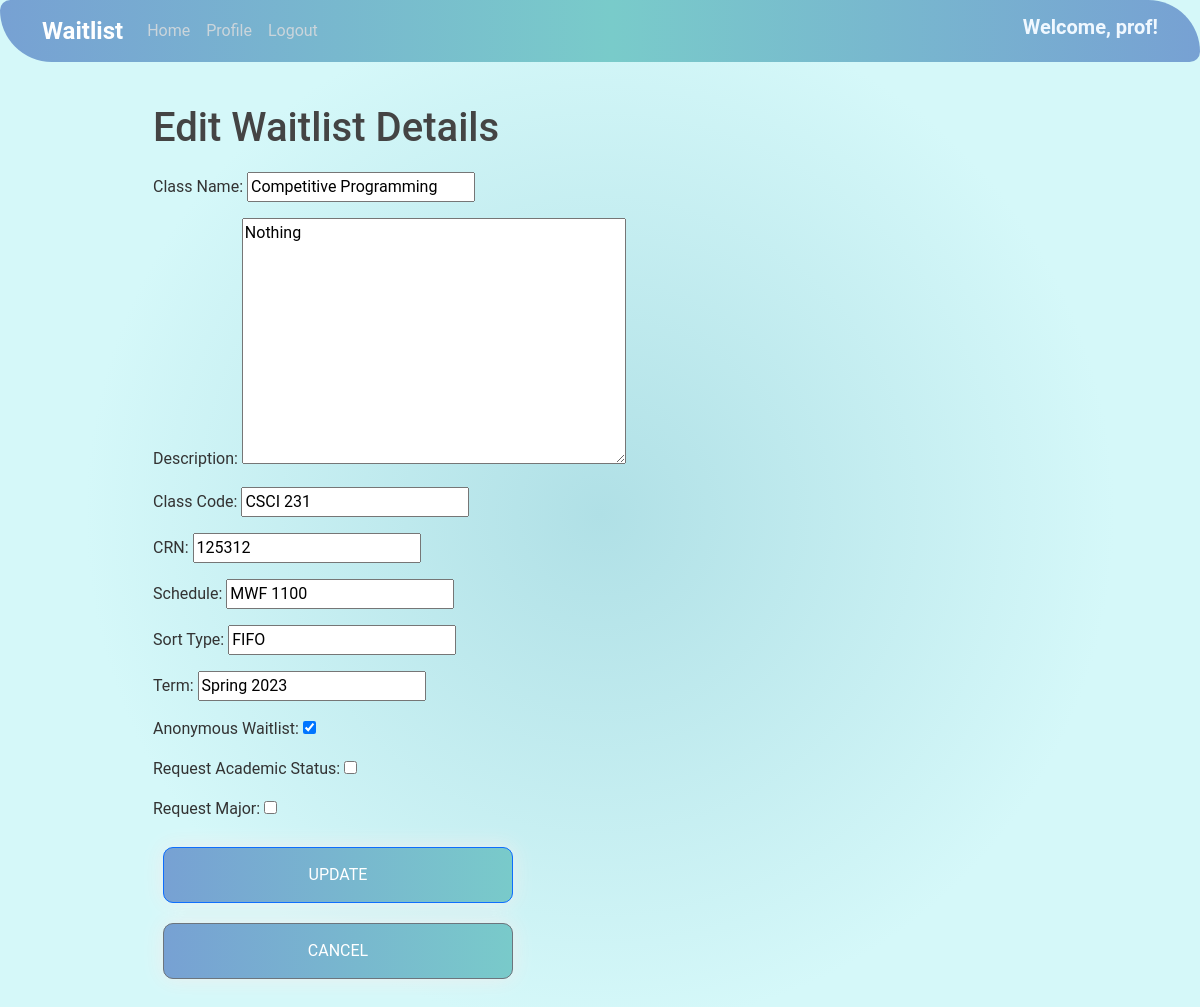
The page /studenthome/15/edit/ (signed in) on the database as committed earlier.
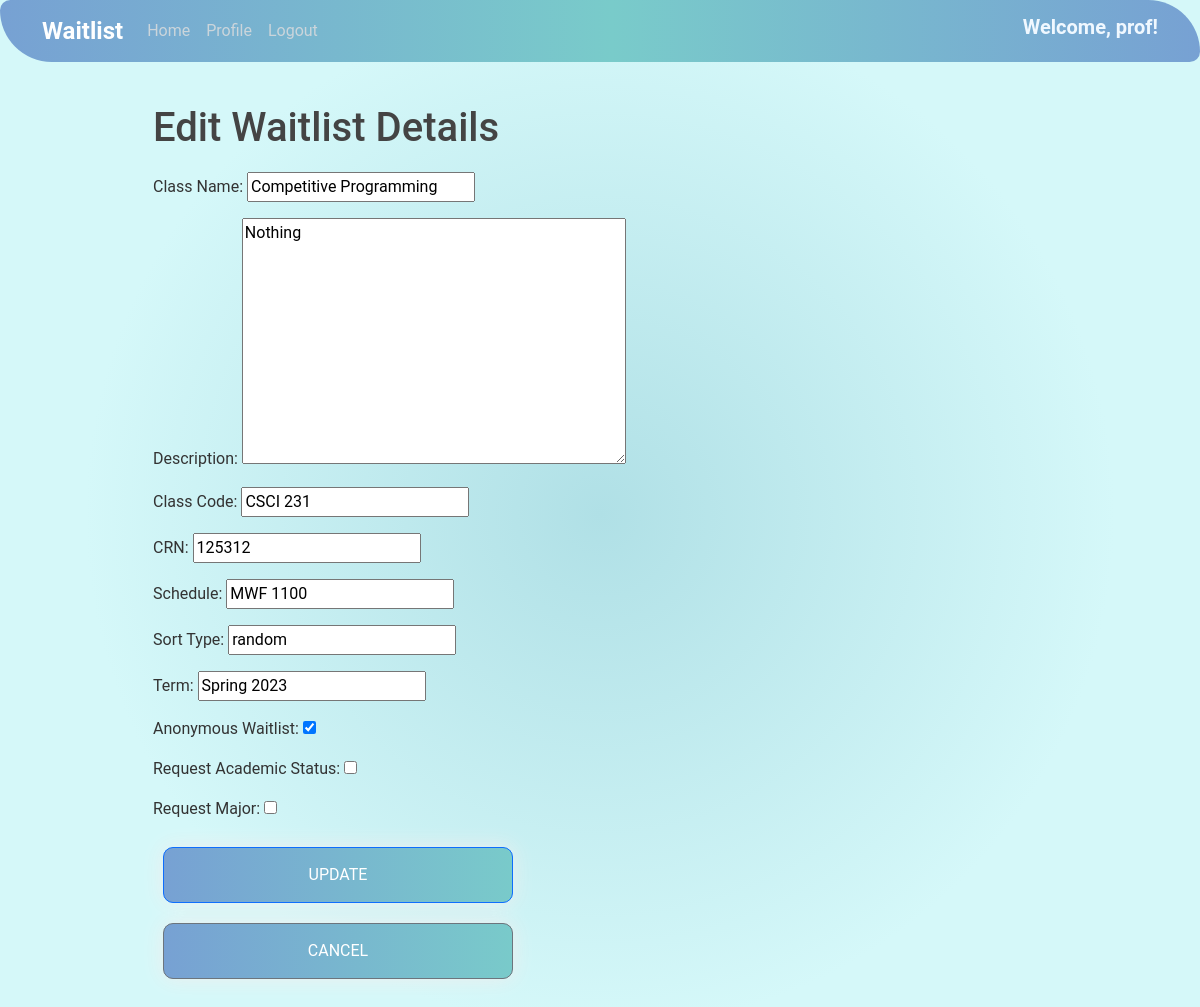
The same page on the database as committed later.
### studentview/models.py (models this page shows, shortened)
class ClassWaitlist(models.Model):
    className = models.CharField(max_length=200, name="className", verbose_name='Class Name')
    classDescription = models.TextField(verbose_name='Description', default=' ')
    classCode = models.CharField(max_length=200, verbose_name='Class Code')
    crn = models.IntegerField(default=0, verbose_name='CRN')
    schedule = models.CharField(max_length=200, verbose_name='Schedule')
    sortType = models.CharField(max_length=200, verbose_name='Sort Type')
    term = models.CharField(max_length=200, verbose_name='Term')
    professor = models.ForeignKey(User, on_delete=models.CASCADE)
    date_added = models.DateTimeField("date published")
    closed = models.BooleanField(default=False)  # Add this line
    anonymous_waitlist = models.BooleanField(default=False, verbose_name='Anonymous Waitlist')
    request_academic_status = models.BooleanField(default=False, verbose_name='Request Academic Status')
    request_major = models.BooleanField(default=False, verbose_name='Request Major')
    request_msg = models.BooleanField(default=False, verbose_name='Request Message')
    archived = models.BooleanField(default=False, verbose_name="Archived")

### studentview/views.py (the view, shortened to what this page needs)
# urls.py: path("<int:pk>/edit/", views.EditView.as_view(), name='edit_waitlist'),
class EditView(LoginRequiredMixin, generic.UpdateView):
    model = ClassWaitlist
    form_class = EditWaitlistForm
    template_name = 'studentview/edit_waitlist.html'
    def get(self, request, *args, **kwargs):
        userid = request.user.id
        classProfessorId = ClassWaitlist.objects.filter(pk=kwargs['pk']).first().professor.pk #there is for sure a better way to do this lol, but this works
        print(classProfessorId)
        if userid == classProfessorId:
            return super().get(request, *args, **kwargs)
        return render({}, '403') # goes to 404 but making idk how to make it go to a 403 page instead

### studentview/views.py
class EditWaitlistForm(forms.ModelForm):
    class Meta:
        model = ClassWaitlist
        fields = ['className', 'classDescription', 'classCode', 'crn', 'schedule', 'sortType', 'term', 'anonymous_waitlist', 'request_academic_status', 'request_major']

### studentview/templates/studentview/edit_waitlist.html
{% extends "studentview/base.html" %}
{% block content %}
<div style="padding:40px">
        <h1 style="margin-bottom:20px">Edit Waitlist Details</h1>
    <form method="post">{% csrf_token %}
        {{ form.as_p }}
        <input class="btn btn-primary" style="width:350px" type="submit" value="Update">
    </form>
    <a href="../detail"><button class="btn btn-secondary" style="width:350px;margin-top:10px">Cancel</button></a>
</div>
{% endblock content %}

Rows that differ between the two databases and show on the page:
changed ClassWaitlist "Competitive Programming": sortType "FIFO" → "random"
